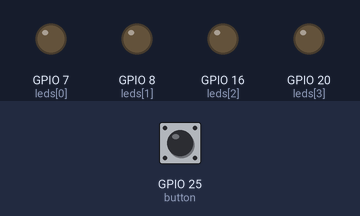
A program run on a simulated Raspberry Pi (BCM pin numbers). Shown: output pins drawn as LEDs (lit = HIGH). The test bench sets the inputs (shaded band); at power-on: GPIO 25 (button) HIGH.

Above: at 1.2 s.
1.3 s: GPIO 25 (button) pulled LOW for 0.15 s
At 2.1 s:
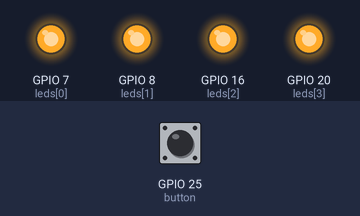
2.9 s: GPIO 25 (button) pulled LOW for 1 s
At 3.4 s:
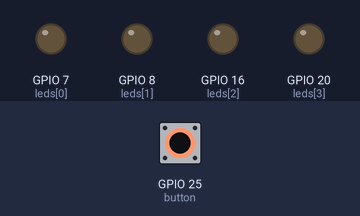
5.4 s: GPIO 25 (button) pulled LOW for 3.2 s
At 6.5 s:
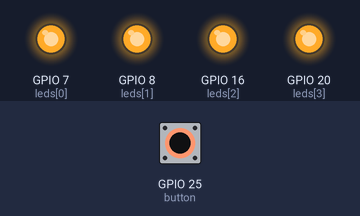
Timing chart, 0 to 8.4 s (numbered marks = the images above; inputs shaded):
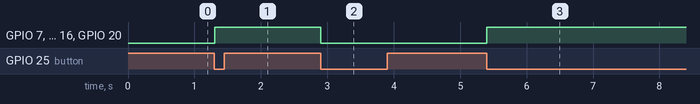

Measured:
- after the input at 1.3 s, GPIO 7 (leds[0]), GPIO 8 (leds[1]), GPIO 16 (leds[2]), GPIO 20 (leds[3]): LOW → HIGH at once
- after the input at 2.9 s, GPIO 7 (leds[0]), GPIO 8 (leds[1]), GPIO 16 (leds[2]), GPIO 20 (leds[3]): HIGH → LOW at once
- after the input at 5.4 s, GPIO 7 (leds[0]), GPIO 8 (leds[1]), GPIO 16 (leds[2]), GPIO 20 (leds[3]): LOW → HIGH at once

The program:

mission2_Toggle.py
```python
#!/usr/bin/python3

from gpiozero import LED, Button
from time import sleep

button = Button(25)
leds = [LED(pin) for pin in [7, 8, 16, 20]]

state = False
prev = 1

while True:
    curr = button.is_pressed
    if curr and not prev:
        state = not state
        for led in leds:
            if state:
                led.on()
            else:
                led.off()
    prev = curr
    sleep(0.05)
```
